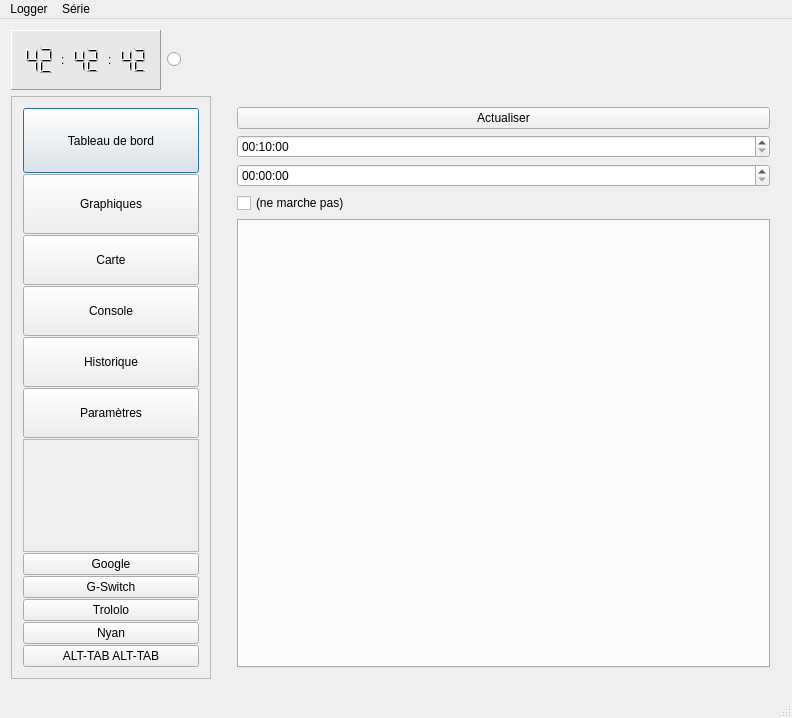
<?xml version="1.0" encoding="UTF-8"?>
<ui version="4.0">
 <class>FenPrincipale</class>
 <widget class="QMainWindow" name="FenPrincipale">
  <property name="geometry">
   <rect>
    <x>0</x>
    <y>0</y>
    <width>792</width>
    <height>718</height>
   </rect>
  </property>
  <property name="windowTitle">
   <string>FenPrincipale</string>
  </property>
  <property name="unifiedTitleAndToolBarOnMac">
   <bool>false</bool>
  </property>
  <widget class="QWidget" name="widgetCentral">
   <layout class="QVBoxLayout" name="verticalLayout_5">
    <item>
     <layout class="QGridLayout" name="gridLayout_2" rowstretch="5,0" columnstretch="1,0,0,0">
      <item row="0" column="0">
       <widget class="QFrame" name="frame_2">
        <property name="minimumSize">
         <size>
          <width>0</width>
          <height>60</height>
         </size>
        </property>
        <property name="maximumSize">
         <size>
          <width>150</width>
          <height>60</height>
         </size>
        </property>
        <property name="autoFillBackground">
         <bool>false</bool>
        </property>
        <property name="styleSheet">
         <string notr="true">background-color: rgb(232, 232, 232);
</string>
        </property>
        <property name="frameShape">
         <enum>QFrame::Panel</enum>
        </property>
        <property name="frameShadow">
         <enum>QFrame::Raised</enum>
        </property>
        <layout class="QHBoxLayout" name="horizontalLayout_2">
         <item>
          <widget class="QLCDNumber" name="lcd_hour">
           <property name="sizePolicy">
            <sizepolicy hsizetype="Minimum" vsizetype="Minimum">
             <horstretch>0</horstretch>
             <verstretch>0</verstretch>
            </sizepolicy>
           </property>
           <property name="frameShape">
            <enum>QFrame::NoFrame</enum>
           </property>
           <property name="frameShadow">
            <enum>QFrame::Raised</enum>
           </property>
           <property name="smallDecimalPoint">
            <bool>false</bool>
           </property>
           <property name="digitCount">
            <number>2</number>
           </property>
           <property name="segmentStyle">
            <enum>QLCDNumber::Filled</enum>
           </property>
           <property name="intValue" stdset="0">
            <number>42</number>
           </property>
          </widget>
         </item>
         <item>
          <widget class="QLabel" name="label">
           <property name="text">
            <string>:</string>
           </property>
          </widget>
         </item>
         <item>
          <widget class="QLCDNumber" name="lcd_min">
           <property name="styleSheet">
            <string notr="true"/>
           </property>
           <property name="frameShape">
            <enum>QFrame::NoFrame</enum>
           </property>
           <property name="lineWidth">
            <number>1</number>
           </property>
           <property name="digitCount">
            <number>2</number>
           </property>
           <property name="intValue" stdset="0">
            <number>42</number>
           </property>
          </widget>
         </item>
         <item>
          <widget class="QLabel" name="label_2">
           <property name="text">
            <string>:</string>
           </property>
          </widget>
         </item>
         <item>
          <widget class="QLCDNumber" name="lcd_sec">
           <property name="frameShape">
            <enum>QFrame::NoFrame</enum>
           </property>
           <property name="digitCount">
            <number>2</number>
           </property>
           <property name="intValue" stdset="0">
            <number>42</number>
           </property>
          </widget>
         </item>
        </layout>
       </widget>
      </item>
      <item row="0" column="2" colspan="2">
       <layout class="QVBoxLayout" name="chronolayout"/>
      </item>
      <item row="0" column="1">
       <widget class="QRadioButton" name="indicator_rx">
        <property name="text">
         <string/>
        </property>
        <property name="checkable">
         <bool>true</bool>
        </property>
       </widget>
      </item>
      <item row="1" column="0" colspan="2">
       <widget class="QFrame" name="frame">
        <property name="sizePolicy">
         <sizepolicy hsizetype="Preferred" vsizetype="Preferred">
          <horstretch>0</horstretch>
          <verstretch>0</verstretch>
         </sizepolicy>
        </property>
        <property name="minimumSize">
         <size>
          <width>0</width>
          <height>0</height>
         </size>
        </property>
        <property name="maximumSize">
         <size>
          <width>200</width>
          <height>16777215</height>
         </size>
        </property>
        <property name="frameShape">
         <enum>QFrame::StyledPanel</enum>
        </property>
        <property name="frameShadow">
         <enum>QFrame::Raised</enum>
        </property>
        <layout class="QVBoxLayout" name="verticalLayout" stretch="1,0,0,1,1,0,15,0,0,0,0,0">
         <property name="spacing">
          <number>1</number>
         </property>
         <item>
          <widget class="QPushButton" name="b_tb">
           <property name="sizePolicy">
            <sizepolicy hsizetype="Preferred" vsizetype="Preferred">
             <horstretch>0</horstretch>
             <verstretch>0</verstretch>
            </sizepolicy>
           </property>
           <property name="minimumSize">
            <size>
             <width>85</width>
             <height>65</height>
            </size>
           </property>
           <property name="autoFillBackground">
            <bool>false</bool>
           </property>
           <property name="text">
            <string>Tableau de bord</string>
           </property>
           <property name="autoDefault">
            <bool>false</bool>
           </property>
           <property name="default">
            <bool>true</bool>
           </property>
           <property name="flat">
            <bool>false</bool>
           </property>
          </widget>
         </item>
         <item>
          <widget class="QPushButton" name="b_graph">
           <property name="minimumSize">
            <size>
             <width>85</width>
             <height>60</height>
            </size>
           </property>
           <property name="text">
            <string>Graphiques</string>
           </property>
          </widget>
         </item>
         <item>
          <widget class="QPushButton" name="b_carte">
           <property name="minimumSize">
            <size>
             <width>0</width>
             <height>50</height>
            </size>
           </property>
           <property name="text">
            <string>Carte</string>
           </property>
          </widget>
         </item>
         <item>
          <widget class="QPushButton" name="b_console">
           <property name="sizePolicy">
            <sizepolicy hsizetype="Preferred" vsizetype="Preferred">
             <horstretch>0</horstretch>
             <verstretch>0</verstretch>
            </sizepolicy>
           </property>
           <property name="minimumSize">
            <size>
             <width>85</width>
             <height>50</height>
            </size>
           </property>
           <property name="text">
            <string>Console</string>
           </property>
          </widget>
         </item>
         <item>
          <widget class="QPushButton" name="b_table">
           <property name="sizePolicy">
            <sizepolicy hsizetype="Preferred" vsizetype="Preferred">
             <horstretch>0</horstretch>
             <verstretch>0</verstretch>
            </sizepolicy>
           </property>
           <property name="minimumSize">
            <size>
             <width>85</width>
             <height>50</height>
            </size>
           </property>
           <property name="text">
            <string>Historique</string>
           </property>
          </widget>
         </item>
         <item>
          <widget class="QPushButton" name="b_param">
           <property name="minimumSize">
            <size>
             <width>85</width>
             <height>50</height>
            </size>
           </property>
           <property name="text">
            <string>Paramètres</string>
           </property>
          </widget>
         </item>
         <item>
          <widget class="QTextBrowser" name="textBrowser_4">
           <property name="enabled">
            <bool>false</bool>
           </property>
          </widget>
         </item>
         <item>
          <widget class="QPushButton" name="konami_4">
           <property name="text">
            <string>Google</string>
           </property>
          </widget>
         </item>
         <item>
          <widget class="QPushButton" name="konami_2">
           <property name="text">
            <string>G-Switch</string>
           </property>
          </widget>
         </item>
         <item>
          <widget class="QPushButton" name="konami_3">
           <property name="text">
            <string>Trololo</string>
           </property>
          </widget>
         </item>
         <item>
          <widget class="QPushButton" name="konami_1">
           <property name="text">
            <string>Nyan</string>
           </property>
          </widget>
         </item>
         <item>
          <widget class="QPushButton" name="konami_close">
           <property name="text">
            <string>ALT-TAB ALT-TAB</string>
           </property>
          </widget>
         </item>
        </layout>
       </widget>
      </item>
      <item row="1" column="2" colspan="2">
       <widget class="QStackedWidget" name="stack">
        <property name="currentIndex">
         <number>2</number>
        </property>
        <widget class="QWidget" name="p_tabl_bord">
         <layout class="QVBoxLayout" name="verticalLayout_2">
          <item>
           <layout class="QGridLayout" name="container"/>
          </item>
         </layout>
        </widget>
        <widget class="QWidget" name="p_debug_console">
         <layout class="QHBoxLayout" name="horizontalLayout">
          <item>
           <widget class="QPlainTextEdit" name="console">
            <property name="readOnly">
             <bool>true</bool>
            </property>
           </widget>
          </item>
         </layout>
        </widget>
        <widget class="QWidget" name="p_historique">
         <layout class="QGridLayout" name="verticalLayout_3">
          <item row="0" column="0">
           <layout class="QGridLayout" name="gridLayout_6">
            <item row="1" column="0">
             <widget class="QTabWidget" name="tab_historique"/>
            </item>
            <item row="0" column="0">
             <layout class="QVBoxLayout" name="verticalLayout_4">
              <item>
               <widget class="QPushButton" name="actualizeTableButton">
                <property name="text">
                 <string>Actualiser</string>
                </property>
               </widget>
              </item>
              <item>
               <widget class="QTimeEdit" name="time_end">
                <property name="dateTime">
                 <datetime>
                  <hour>0</hour>
                  <minute>10</minute>
                  <second>0</second>
                  <year>2000</year>
                  <month>1</month>
                  <day>1</day>
                 </datetime>
                </property>
                <property name="time">
                 <time>
                  <hour>0</hour>
                  <minute>10</minute>
                  <second>0</second>
                 </time>
                </property>
                <property name="currentSection">
                 <enum>QDateTimeEdit::HourSection</enum>
                </property>
               </widget>
              </item>
              <item>
               <widget class="QTimeEdit" name="time_start"/>
              </item>
              <item>
               <widget class="QCheckBox" name="check_all_values">
                <property name="text">
                 <string>(ne marche pas)</string>
                </property>
               </widget>
              </item>
             </layout>
            </item>
           </layout>
          </item>
         </layout>
        </widget>
        <widget class="QWidget" name="p_params">
         <layout class="QGridLayout" name="gridLayout" rowstretch="1,0,0,0">
          <item row="3" column="2">
           <widget class="QLineEdit" name="dataServerLineEdit"/>
          </item>
          <item row="3" column="1">
           <widget class="QLabel" name="label_3">
            <property name="text">
             <string>URL du serveur de réception</string>
            </property>
           </widget>
          </item>
          <item row="1" column="1" colspan="2">
           <widget class="QCheckBox" name="interpol_curve">
            <property name="text">
             <string>Interpoler les valeurs de courbe</string>
            </property>
           </widget>
          </item>
          <item row="0" column="1" colspan="2">
           <widget class="QCheckBox" name="get_infos">
            <property name="text">
             <string>Activer mise à jour des infos</string>
            </property>
            <property name="checked">
             <bool>true</bool>
            </property>
           </widget>
          </item>
          <item row="2" column="2">
           <widget class="QTimeEdit" name="heureLancement">
            <property name="displayFormat">
             <string>HH:mm:ss</string>
            </property>
           </widget>
          </item>
          <item row="2" column="1">
           <widget class="QLabel" name="label_4">
            <property name="text">
             <string>Heure de lancement</string>
            </property>
           </widget>
          </item>
         </layout>
        </widget>
        <widget class="QWidget" name="p_graphics">
         <layout class="QGridLayout" name="gridLayout_3" rowstretch="7,0,0,0">
          <item row="2" column="0">
           <widget class="QMdiArea" name="zone_graph"/>
          </item>
          <item row="3" column="0">
           <widget class="QFrame" name="frame_3">
            <property name="frameShape">
             <enum>QFrame::StyledPanel</enum>
            </property>
            <property name="frameShadow">
             <enum>QFrame::Raised</enum>
            </property>
            <layout class="QHBoxLayout" name="horizontalLayout_3">
             <item>
              <widget class="QComboBox" name="sel_capteur"/>
             </item>
             <item>
              <widget class="QComboBox" name="sel_valeur"/>
             </item>
             <item>
              <widget class="QPushButton" name="add_graph">
               <property name="text">
                <string>Ajouter le graphique</string>
               </property>
              </widget>
             </item>
             <item>
              <widget class="QPushButton" name="btn_optimiser">
               <property name="text">
                <string>OPTIMISATION</string>
               </property>
               <property name="checkable">
                <bool>true</bool>
               </property>
              </widget>
             </item>
            </layout>
           </widget>
          </item>
          <item row="0" column="0">
           <layout class="QHBoxLayout" name="horizontalLayout_5">
            <item>
             <widget class="QSlider" name="horizontalSlider">
              <property name="minimum">
               <number>1</number>
              </property>
              <property name="maximum">
               <number>180</number>
              </property>
              <property name="orientation">
               <enum>Qt::Horizontal</enum>
              </property>
             </widget>
            </item>
            <item>
             <widget class="QLabel" name="bowltext">
              <property name="sizePolicy">
               <sizepolicy hsizetype="Fixed" vsizetype="Preferred">
                <horstretch>0</horstretch>
                <verstretch>0</verstretch>
               </sizepolicy>
              </property>
              <property name="minimumSize">
               <size>
                <width>150</width>
                <height>0</height>
               </size>
              </property>
              <property name="maximumSize">
               <size>
                <width>150</width>
                <height>16777215</height>
               </size>
              </property>
              <property name="text">
               <string>1 minute</string>
              </property>
              <property name="alignment">
               <set>Qt::AlignCenter</set>
              </property>
             </widget>
            </item>
           </layout>
          </item>
         </layout>
        </widget>
        <widget class="QWidget" name="p_maps">
         <property name="sizePolicy">
          <sizepolicy hsizetype="Expanding" vsizetype="Expanding">
           <horstretch>0</horstretch>
           <verstretch>0</verstretch>
          </sizepolicy>
         </property>
         <layout class="QGridLayout" name="gridLayout_5">
          <item row="0" column="0">
           <layout class="QVBoxLayout" name="c_maps"/>
          </item>
         </layout>
        </widget>
        <widget class="QWidget" name="p_konami">
         <property name="sizePolicy">
          <sizepolicy hsizetype="Expanding" vsizetype="Expanding">
           <horstretch>0</horstretch>
           <verstretch>0</verstretch>
          </sizepolicy>
         </property>
         <layout class="QGridLayout" name="gridLayout_51">
          <item row="0" column="0">
           <layout class="QVBoxLayout" name="p_konami_layout"/>
          </item>
         </layout>
        </widget>
       </widget>
      </item>
     </layout>
    </item>
    <item>
     <widget class="QFrame" name="frame_4">
      <property name="frameShape">
       <enum>QFrame::StyledPanel</enum>
      </property>
      <property name="frameShadow">
       <enum>QFrame::Raised</enum>
      </property>
     </widget>
    </item>
   </layout>
  </widget>
  <widget class="QStatusBar" name="barreStatus"/>
  <widget class="QMenuBar" name="menuBar">
   <property name="geometry">
    <rect>
     <x>0</x>
     <y>0</y>
     <width>792</width>
     <height>25</height>
    </rect>
   </property>
   <widget class="QMenu" name="menuLogger">
    <property name="title">
     <string>Logger</string>
    </property>
    <widget class="QMenu" name="menuFrequence">
     <property name="title">
      <string>Fréquence</string>
     </property>
     <addaction name="action137050"/>
     <addaction name="action137500"/>
    </widget>
    <addaction name="actionOuvrir"/>
    <addaction name="menuFrequence"/>
    <addaction name="actionHaut_parleurs"/>
    <addaction name="separator"/>
    <addaction name="actionQuitter"/>
   </widget>
   <widget class="QMenu" name="menuS_rie">
    <property name="title">
     <string>Série</string>
    </property>
    <widget class="QMenu" name="menuPort">
     <property name="title">
      <string>Port</string>
     </property>
    </widget>
    <widget class="QMenu" name="menuBaudrate">
     <property name="title">
      <string>Baudrate</string>
     </property>
     <addaction name="action600"/>
     <addaction name="action9600"/>
     <addaction name="action57600"/>
    </widget>
    <addaction name="menuPort"/>
    <addaction name="menuBaudrate"/>
    <addaction name="separator"/>
    <addaction name="actionBalayage_frequentiel"/>
   </widget>
   <addaction name="menuLogger"/>
   <addaction name="menuS_rie"/>
  </widget>
  <action name="actionQuitter">
   <property name="text">
    <string>Quitter</string>
   </property>
   <property name="shortcut">
    <string>Ctrl+Q</string>
   </property>
  </action>
  <action name="actionOuvrir">
   <property name="text">
    <string>Ouvrir</string>
   </property>
  </action>
  <action name="action137500">
   <property name="text">
    <string>137.500 MHz</string>
   </property>
  </action>
  <action name="action137050">
   <property name="checkable">
    <bool>false</bool>
   </property>
   <property name="checked">
    <bool>false</bool>
   </property>
   <property name="text">
    <string>137.050 MHz</string>
   </property>
  </action>
  <action name="actionHaut_parleurs">
   <property name="checkable">
    <bool>true</bool>
   </property>
   <property name="checked">
    <bool>true</bool>
   </property>
   <property name="text">
    <string>Haut-parleurs</string>
   </property>
  </action>
  <action name="actionBalayage_frequentiel">
   <property name="text">
    <string>Balayage fréquentiel</string>
   </property>
  </action>
  <action name="actionTodo_bosser">
   <property name="text">
    <string>Todo: bosser</string>
   </property>
  </action>
  <action name="action600">
   <property name="text">
    <string>600</string>
   </property>
  </action>
  <action name="action9600">
   <property name="text">
    <string>9600</string>
   </property>
  </action>
  <action name="action57600">
   <property name="text">
    <string>57600</string>
   </property>
  </action>
 </widget>
 <layoutdefault spacing="6" margin="11"/>
 <resources/>
 <connections/>
</ui>
